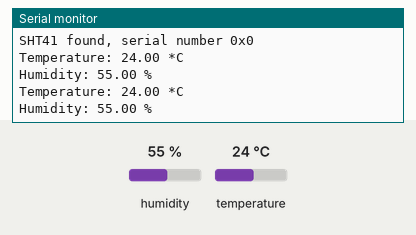
A sketch run on a simulated Arduino Uno, built with avr-gcc and run on an emulated ATmega328P. On the bench: the last lines printed to the serial monitor. The inputs (shaded band) are chosen by the test bench; at power-on: humidity 55 %, temperature 24 °C.

Above: at 1.9 s.
2.0 s: humidity set to 22 %
At 3.1 s:
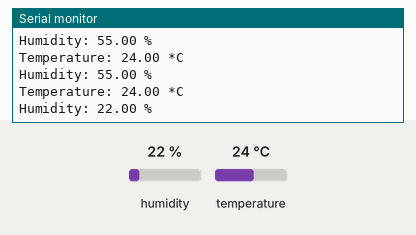
3.5 s: temperature set to 12 °C
At 3.5 s:
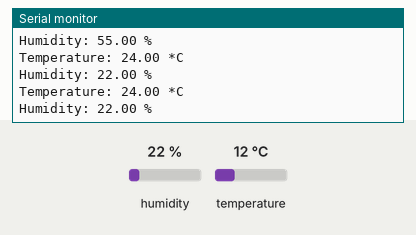
5.0 s: humidity set to 40 %
At 6.4 s:
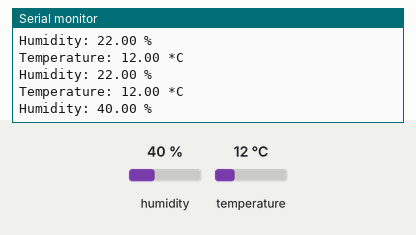
Timing chart, 0 to 8.0 s (numbered marks = the images above; inputs shaded):
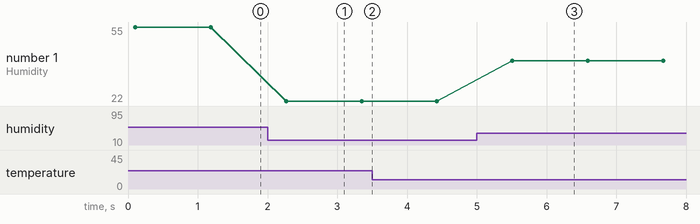

Measured:
- after the input at 2.0 s, the serial monitor: prints a new line after 0.27 s (image 1)
- after the input at 5.0 s, the serial monitor: prints a new line after 0.51 s (image 3)
- plotted number 1: 55 → 22 after the input at 2.0 s, 22 → 40 after the input at 5.0 s

The sketch:

sensor-SHT41.ino
```cpp
//Based on the SHT4x example from https://github.com/adafruit/Adafruit_SHT4X

/*
  Reads temperature and humidity from an SHT41 (I2C, address 0x44) every second.
  Wiring: VIN -> 3.3V, GND -> GND, SDA -> GPIO 21, SCL -> GPIO 22
*/

#include <Wire.h>
#include <Adafruit_SHT4x.h>

Adafruit_SHT4x sht4;

void setup() {
  Serial.begin(9600);
  Wire.begin();

  if (!sht4.begin(&Wire)) {
    Serial.println(F("Could not find SHT41 sensor, check wiring"));
    while (1) delay(10);
  }
  Serial.print(F("SHT41 found, serial number 0x"));
  Serial.println(sht4.readSerial(), HEX);

  sht4.setPrecision(SHT4X_HIGH_PRECISION);
  sht4.setHeater(SHT4X_NO_HEATER);
}

void loop() {
  sensors_event_t humidity, temp;
  if (sht4.getEvent(&humidity, &temp)) {
    Serial.print("Temperature: ");
    Serial.print(temp.temperature);
    Serial.println(" *C");
    Serial.print("Humidity: ");
    Serial.print(humidity.relative_humidity);
    Serial.println(" %");
  } else {
    Serial.println("Error reading SHT41");
  }
  delay(1000);
}
```
